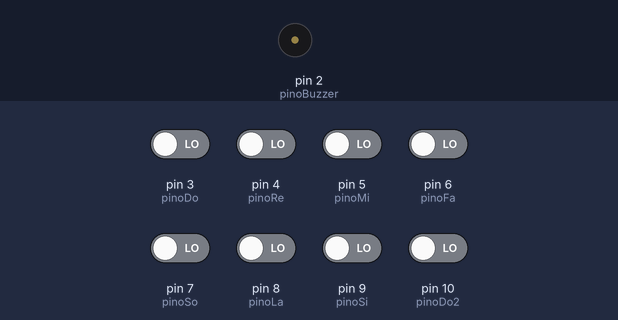
This sketch was run on a simulated Arduino Uno, built with avr-gcc and run on an emulated ATmega328P. Shown: buzzer (waves = sounding). The test bench sets the inputs (shaded band); at power-on: pin 3 (pinoDo), pin 4 (pinoRe), pin 5 (pinoMi), pin 6 (pinoFa), pin 7 (pinoSo), pin 8 (pinoLa), pin 9 (pinoSi), pin 10 (pinoDo2) LOW.

Above: at 2.2 s.
2.3 s: pin 3 (pinoDo) driven HIGH
At 3.0 s:
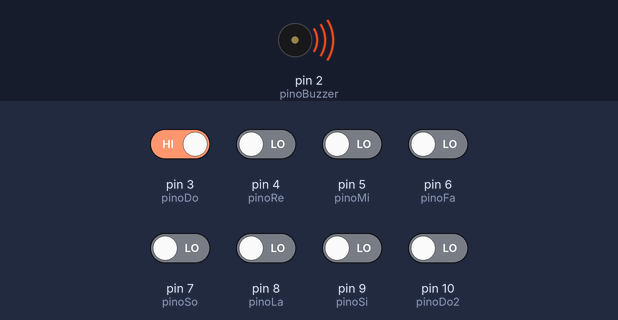
3.8 s: pin 3 (pinoDo) driven LOW
At 4.2 s:
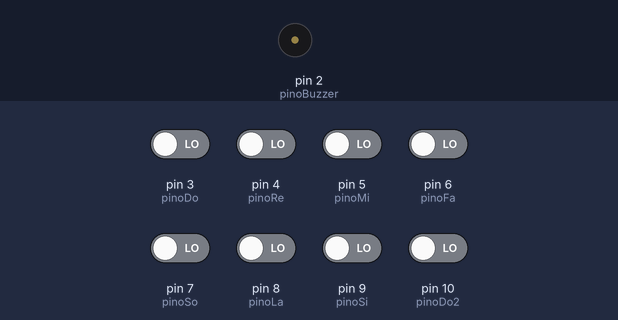
5.3 s: pin 4 (pinoRe) driven HIGH
At 6.5 s:
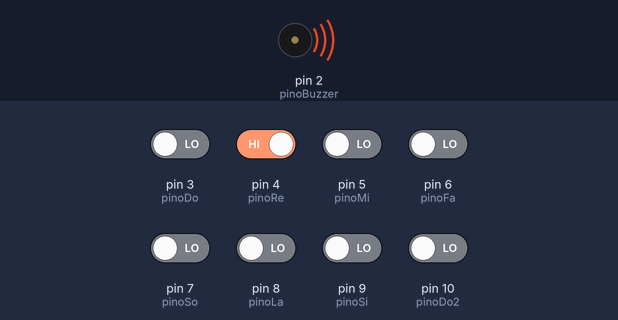
Timing chart, 0 to 8.3 s (numbered marks = the images above; inputs shaded):
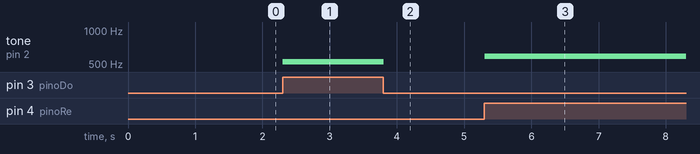

The sketch:

piano.ino
```cpp
//Definição das constantes: pinos de entrada
#define pinoBuzzer 2

//leds
#define pinoDo 3
#define pinoRe 4
#define pinoMi 5
#define pinoFa 6
#define pinoSo 7
#define pinoLa 8
#define pinoSi 9
#define pinoDo2 10

byte Doh, Re, Mi, Fa, So, La, Si, Doh2 = 0;


void setup() {
  pinMode(pinoBuzzer, OUTPUT);

  pinMode(pinoDo, INPUT);
  pinMode(pinoRe, INPUT);
  pinMode(pinoMi, INPUT);
  pinMode(pinoFa, INPUT);
  pinMode(pinoSo, INPUT);
  pinMode(pinoLa, INPUT);
  pinMode(pinoSi, INPUT);
  pinMode(pinoDo2, INPUT);

  Serial.begin(9600);
  delay(1000);
}

void loop() {
  //Leitura dos botoes armazdnada nas variaveis de controle
  Doh = digitalRead(pinoDo);
  Re = digitalRead(pinoRe);
  Mi = digitalRead(pinoMi);
  Fa = digitalRead(pinoFa);
  So = digitalRead(pinoSo);
  La = digitalRead(pinoLa);
  Si = digitalRead(pinoSi);
  Doh2 = digitalRead(pinoDo2);


  //verificando qual nota foi acionada
  if (Doh == 1) {
    //Ativa a nota dó
    tone(pinoBuzzer, 523);
  } else if (Re == 1) {
    //Ativa a nota ré
    tone(pinoBuzzer, 587);
  } else if (Mi == 1) {
    //Ativa a nota mi
    tone(pinoBuzzer, 659);
  } else if (Fa == 1) {
    //Ativa a nota fa
    tone(pinoBuzzer, 698);
  } else if (So == 1) {
    //Ativa a nota so
    tone(pinoBuzzer, 392);
  } else if (La == 1) {
    //Ativa a nota La
    tone(pinoBuzzer, 440);
  } else if (Si == 1) {
    //Ativa a nota Si
    tone(pinoBuzzer, 494);
  } else if (Doh2 == 1) {
    //Ativa a nota do2
    tone(pinoBuzzer, 554);
  } else {
    //Desliga a buzzer
    noTone(pinoBuzzer);
  }
  delay(50);  //tempo de execução da nota musical
}
```

Measured:
- after the input at 2.3 s, tone on pin 2 (pinoBuzzer): silent → 523 Hz at once
- after the input at 3.8 s, tone on pin 2 (pinoBuzzer): 523 Hz → silent at once
- after the input at 5.3 s, tone on pin 2 (pinoBuzzer): silent → 587 Hz at once
